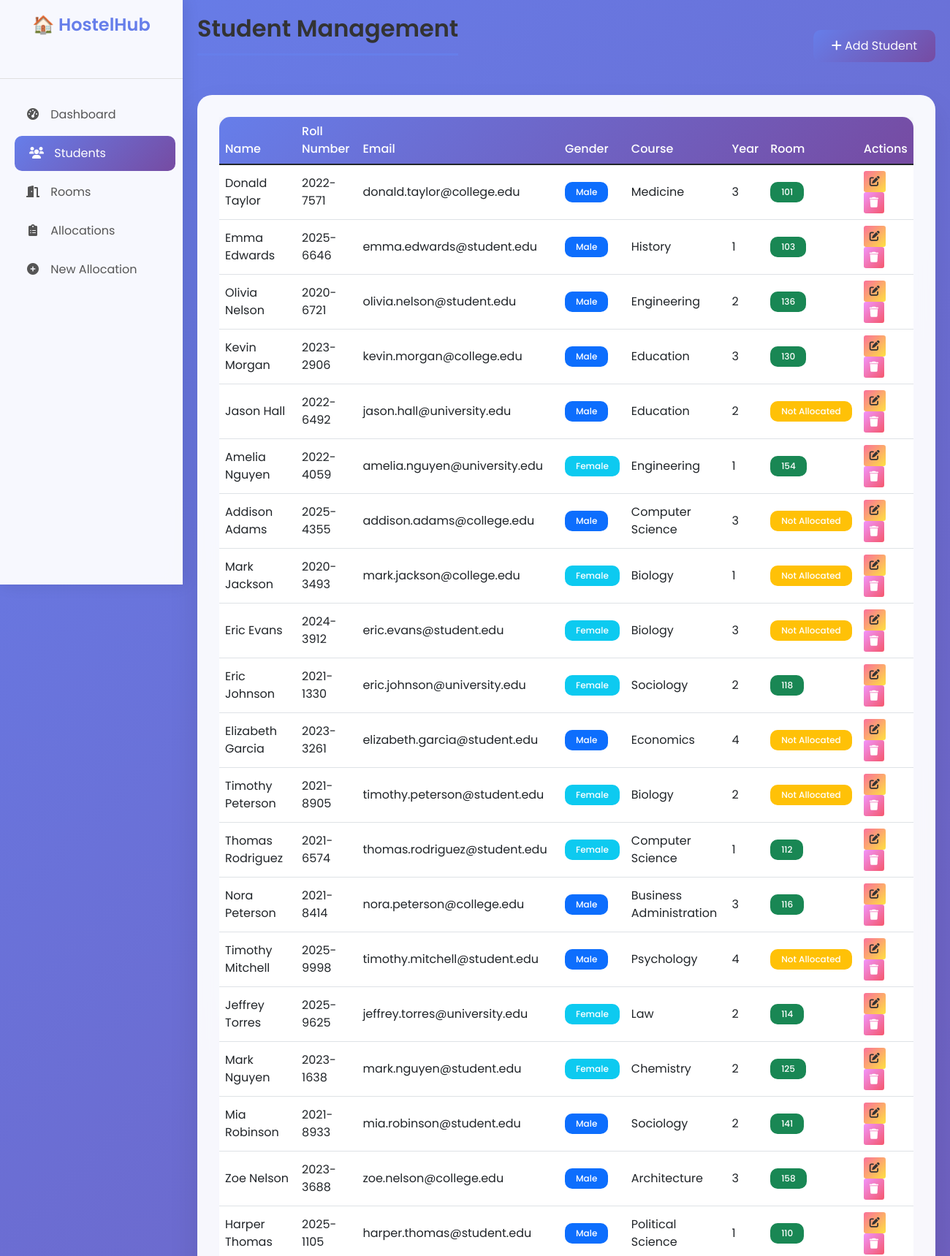
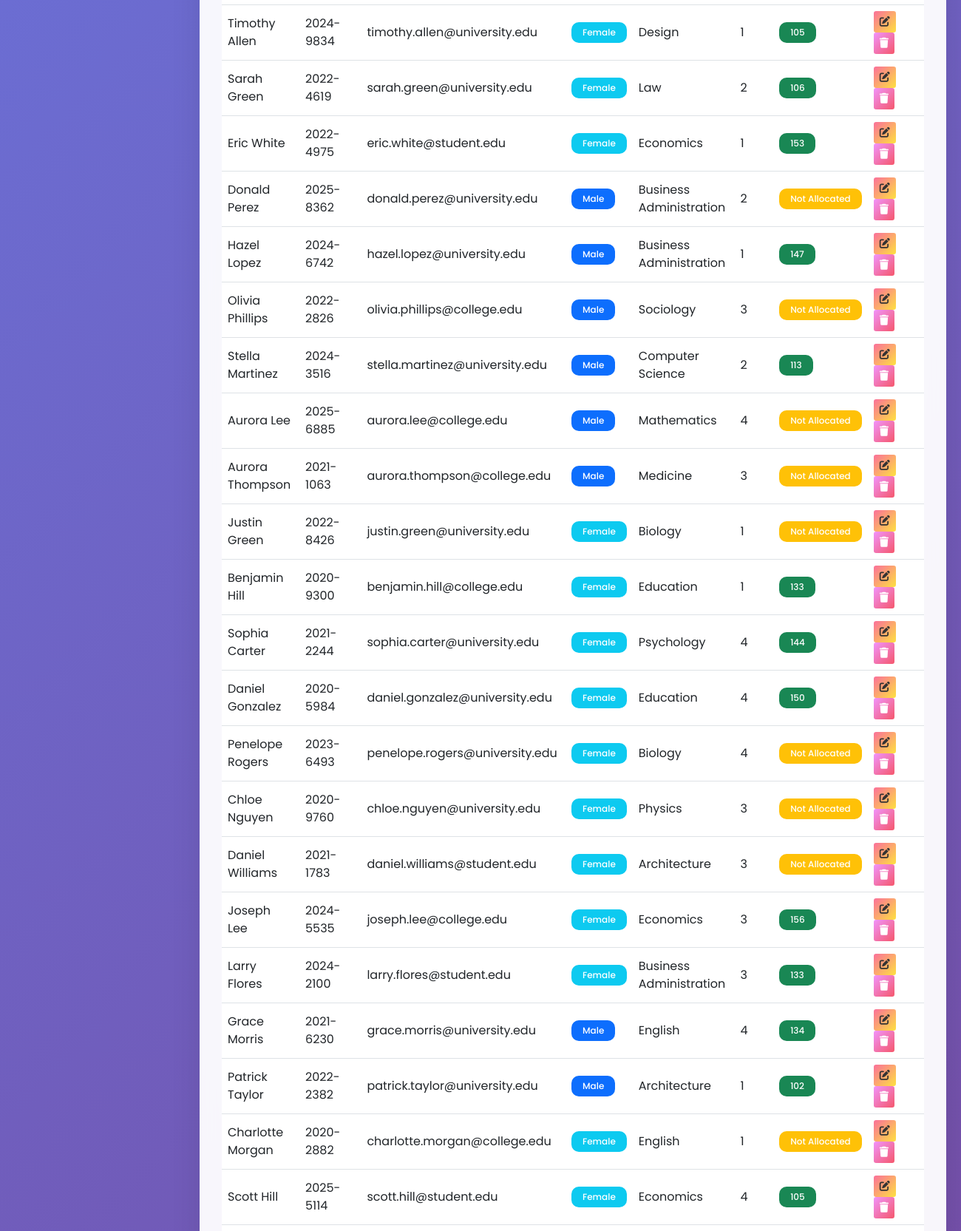
/students (upper part), run on the app's committed database (2 pictures, top to bottom).
### app.py (models this page shows)
class Student(db.Model):
    id = db.Column(db.Integer, primary_key=True)
    name = db.Column(db.String(100), nullable=False)
    roll_number = db.Column(db.String(20), unique=True, nullable=False)
    email = db.Column(db.String(100), unique=True, nullable=False)
    phone = db.Column(db.String(15))
    gender = db.Column(db.String(10))
    course = db.Column(db.String(50))
    year = db.Column(db.Integer)
    allocated_room = db.Column(db.String(20))
    created_at = db.Column(db.DateTime, default=datetime.utcnow)

### app.py (the view, shortened to what this page needs)
@app.route('/students')
def students():
    search = request.args.get('search', '')
    gender = request.args.get('gender', '')
    query = Student.query
    if gender:
        query = query.filter_by(gender=gender)
    students = query.all()
    return render_template('students.html', students=students)

### templates/students.html (shortened to what this page needs)
{% extends "base.html" %}
{% block content %}
<div class="d-flex justify-content-between align-items-center mb-4">
    <h2 class="page-title">Student Management</h2>
    <a href="{{ url_for('add_student') }}" class="btn btn-primary">
        <i class="fas fa-plus"></i> Add Student
    </a>
</div>
<div class="content-card">
    {% if students %}
    <div class="table-responsive">
        <table class="table">
            <thead>
                <tr>
                    <th>Name</th>
                    <th>Roll Number</th>
                    <th>Email</th>
                    <th>Gender</th>
                    <th>Course</th>
                    <th>Year</th>
                    <th>Room</th>
                    <th>Actions</th>
                </tr>
            </thead>
            <tbody>
                {% for student in students %}
                <tr>
                    <td>{{ student.name }}</td>
                    <td>{{ student.roll_number }}</td>
                    <td>{{ student.email }}</td>
                    <td>
                        <span class="badge {% if student.gender == 'Male' %}bg-primary{% else %}bg-info{% endif %}">
                            {{ student.gender }}
                        </span>
                    </td>
                    <td>{{ student.course }}</td>
                    <td>{{ student.year }}</td>
                    <td>
                        {% if student.allocated_room %}
                        <span class="badge bg-success">{{ student.allocated_room }}</span>
                        {% else %}
                        <span class="badge bg-warning">Not Allocated</span>
                        {% endif %}
                    </td>
                    <td>
                        <a href="{{ url_for('edit_student', id=student.id) }}" class="btn btn-warning btn-sm">
                            <i class="fas fa-edit"></i>
                        </a>
                        <a href="{{ url_for('delete_student', id=student.id) }}" class="btn btn-danger btn-sm" onclick="return confirm('Are you sure?')">
                            <i class="fas fa-trash"></i>
                        </a>
                    </td>
                </tr>
                {% endfor %}
            </tbody>
        </table>
    </div>
    {% endif %}
</div>
{% endblock %}

### templates/base.html (style rules this page uses)
* { margin: 0; padding: 0; box-sizing: border-box; }
body { font-family: 'Poppins', sans-serif; background: linear-gradient(135deg, #667eea 0%, #764ba2 100%); min-height: 100vh; }
.content-card { background: rgba(255, 255, 255, 0.95); backdrop-filter: blur(10px); border-radius: 20px; padding: 30px; box-shadow: 0 20px 40px rgba(0, 0, 0, 0.1); margin-bottom: 20px; }
.page-title { color: #333; font-weight: 600; margin-bottom: 30px; padding-bottom: 15px; border-bottom: 3px solid #667eea; display: inline-block; }
.btn-primary { background: linear-gradient(135deg, #667eea 0%, #764ba2 100%); border: none; padding: 10px 25px; border-radius: 10px; transition: all 0.3s ease; }
.btn-danger { background: linear-gradient(135deg, #f093fb 0%, #f5576c 100%); border: none; }
.btn-warning { background: linear-gradient(135deg, #fa709a 0%, #fee140 100%); border: none; color: #333; }
.table { background: white; border-radius: 15px; overflow: hidden; box-shadow: 0 5px 15px rgba(0, 0, 0, 0.1); }
.table thead { background: linear-gradient(135deg, #667eea 0%, #764ba2 100%); color: white; }
.table th { font-weight: 500; border: none; }
.table td { vertical-align: middle; }
.badge { padding: 8px 15px; border-radius: 10px; font-weight: 500; }

### data on the page
Student: name "Donald Taylor", roll_number "2022-7571", email "donald.taylor@college.edu", gender "Male", course "Medicine", year "3", allocated_room "101"
Student: name "Emma Edwards", roll_number "2025-6646", email "emma.edwards@student.edu", gender "Male", course "History", year "1", allocated_room "103"
Student: name "Olivia Nelson", roll_number "2020-6721", email "olivia.nelson@student.edu", gender "Male", course "Engineering", year "2", allocated_room "136"
Student: name "Kevin Morgan", roll_number "2023-2906", email "kevin.morgan@college.edu", gender "Male", course "Education", year "3", allocated_room "130"
Student: name "Jason Hall", roll_number "2022-6492", email "jason.hall@university.edu", gender "Male", course "Education", year "2", shows "Not Allocated"
Student: name "Amelia Nguyen", roll_number "2022-4059", email "amelia.nguyen@university.edu", gender "Female", course "Engineering", year "1", allocated_room "154"
Student: name "Addison Adams", roll_number "2025-4355", email "addison.adams@college.edu", gender "Male", course "Computer Science", year "3", shows "Not Allocated"
Student: name "Mark Jackson", roll_number "2020-3493", email "mark.jackson@college.edu", gender "Female", course "Biology", year "1", shows "Not Allocated"
Student: name "Eric Evans", roll_number "2024-3912", email "eric.evans@student.edu", gender "Female", course "Biology", year "3", shows "Not Allocated"
Student: name "Eric Johnson", roll_number "2021-1330", email "eric.johnson@university.edu", gender "Female", course "Sociology", year "2", allocated_room "118"
Student: name "Elizabeth Garcia", roll_number "2023-3261", email "elizabeth.garcia@student.edu", gender "Male", course "Economics", year "4", shows "Not Allocated"
Student: name "Timothy Peterson", roll_number "2021-8905", email "timothy.peterson@student.edu", gender "Female", course "Biology", year "2", shows "Not Allocated"
Student: name "Thomas Rodriguez", roll_number "2021-6574", email "thomas.rodriguez@student.edu", gender "Female", course "Computer Science", year "1", allocated_room "112"
Student: name "Nora Peterson", roll_number "2021-8414", email "nora.peterson@college.edu", gender "Male", course "Business Administration", year "3", allocated_room "116"
Student: name "Timothy Mitchell", roll_number "2025-9998", email "timothy.mitchell@student.edu", gender "Male", course "Psychology", year "4", shows "Not Allocated"
Student: name "Jeffrey Torres", roll_number "2025-9625", email "jeffrey.torres@university.edu", gender "Female", course "Law", year "2", allocated_room "114"
Student: name "Mark Nguyen", roll_number "2023-1638", email "mark.nguyen@student.edu", gender "Female", course "Chemistry", year "2", allocated_room "125"
Student: name "Mia Robinson", roll_number "2021-8933", email "mia.robinson@student.edu", gender "Male", course "Sociology", year "2", allocated_room "141"
Student: name "Zoe Nelson", roll_number "2023-3688", email "zoe.nelson@college.edu", gender "Male", course "Architecture", year "3", allocated_room "158"
Student: name "Harper Thomas", roll_number "2025-1105", email "harper.thomas@student.edu", gender "Male", course "Political Science", year "1", allocated_room "110"
Student: name "Timothy Allen", roll_number "2024-9834", email "timothy.allen@university.edu", gender "Female", course "Design", year "1", allocated_room "105"
Student: name "Sarah Green", roll_number "2022-4619", email "sarah.green@university.edu", gender "Female", course "Law", year "2", allocated_room "106"
Student: name "Eric White", roll_number "2022-4975", email "eric.white@student.edu", gender "Female", course "Economics", year "1", allocated_room "153"
Student: name "Donald Perez", roll_number "2025-8362", email "donald.perez@university.edu", gender "Male", course "Business Administration", year "2", shows "Not Allocated"
Student: name "Hazel Lopez", roll_number "2024-6742", email "hazel.lopez@university.edu", gender "Male", course "Business Administration", year "1", allocated_room "147"
Student: name "Olivia Phillips", roll_number "2022-2826", email "olivia.phillips@college.edu", gender "Male", course "Sociology", year "3", shows "Not Allocated"
Student: name "Stella Martinez", roll_number "2024-3516", email "stella.martinez@university.edu", gender "Male", course "Computer Science", year "2", allocated_room "113"
Student: name "Aurora Lee", roll_number "2025-6885", email "aurora.lee@college.edu", gender "Male", course "Mathematics", year "4", shows "Not Allocated"
Student: name "Aurora Thompson", roll_number "2021-1063", email "aurora.thompson@college.edu", gender "Male", course "Medicine", year "3", shows "Not Allocated"
Student: name "Justin Green", roll_number "2022-8426", email "justin.green@university.edu", gender "Female", course "Biology", year "1", shows "Not Allocated"
Student: name "Benjamin Hill", roll_number "2020-9300", email "benjamin.hill@college.edu", gender "Female", course "Education", year "1", allocated_room "133"
Student: name "Sophia Carter", roll_number "2021-2244", email "sophia.carter@university.edu", gender "Female", course "Psychology", year "4", allocated_room "144"
Student: name "Daniel Gonzalez", roll_number "2020-5984", email "daniel.gonzalez@university.edu", gender "Female", course "Education", year "4", allocated_room "150"
Student: name "Penelope Rogers", roll_number "2023-6493", email "penelope.rogers@university.edu", gender "Female", course "Biology", year "4", shows "Not Allocated"
Student: name "Chloe Nguyen", roll_number "2020-9760", email "chloe.nguyen@university.edu", gender "Female", course "Physics", year "3", shows "Not Allocated"
Student: name "Daniel Williams", roll_number "2021-1783", email "daniel.williams@student.edu", gender "Female", course "Architecture", year "3", shows "Not Allocated"
Student: name "Joseph Lee", roll_number "2024-5535", email "joseph.lee@college.edu", gender "Female", course "Economics", year "3", allocated_room "156"
Student: name "Larry Flores", roll_number "2024-2100", email "larry.flores@student.edu", gender "Female", course "Business Administration", year "3", allocated_room "133"
Student: name "Grace Morris", roll_number "2021-6230", email "grace.morris@university.edu", gender "Male", course "English", year "4", allocated_room "134"
Student: name "Patrick Taylor", roll_number "2022-2382", email "patrick.taylor@university.edu", gender "Male", course "Architecture", year "1", allocated_room "102"
Student: name "Charlotte Morgan", roll_number "2020-2882", email "charlotte.morgan@college.edu", gender "Female", course "English", year "1", shows "Not Allocated"
Student: name "Scott Hill", roll_number "2025-5114", email "scott.hill@student.edu", gender "Female", course "Economics", year "4", allocated_room "105"
